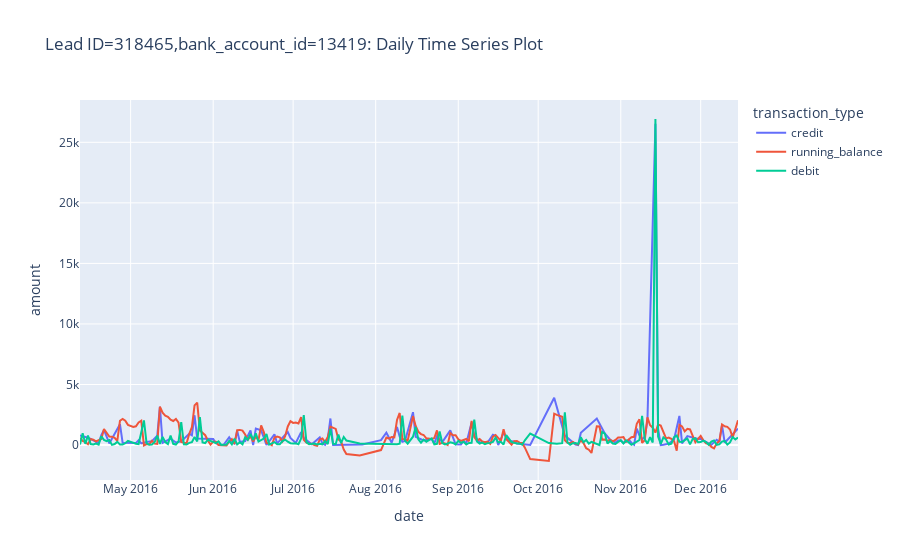

Notebook code for this chart:
### Markdown cell above
###### [ans] Creating an interactive plot to display the daily time series data.

### Code cell
username = 'rravishankar'
api_key = 'lLY6mbM1zktKBEQ3DGVo'

chart_studio.tools.set_credentials_file(username = username, api_key = api_key)

fig1 = px.line(df_final1, x="date", y="amount", color='transaction_type',\
              title="Lead ID=318465,bank_account_id=13419: Daily Time Series Plot")

py.plot(fig1,filename = 'TimeSeries_1',auto_open=False)
fig1.show()

### Figure 1 — Plotly figure (JSON) as saved in the notebook; plotly's stock layout.template omitted (floating-point values rounded to 4 significant figures; data arrays with more than 128 entries replaced by an {"elided": "..."} marker saying what was removed)
{"data": [{"hoverlabel": {"namelength": 0}, "hovertemplate": "transaction_type=credit<br>date=%{x}<br>amount=%{y}", "legendgroup": "credit", "line": {"color": "#636efa", "dash": "solid"}, "mode": "lines", "name": "credit", "showlegend": true, "type": "scatter", "x": ["2016-04-12", "2016-04-13", "2016-04-15", "2016-04-16", "2016-04-19", "2016-04-20", "2016-04-21", "2016-04-23", "2016-04-27", "2016-04-28", "2016-05-03", "2016-05-04", "2016-05-05", "2016-05-07", "2016-05-09", "2016-05-11", "2016-05-12", "2016-05-13", "2016-05-16", "2016-05-18", "2016-05-20", "2016-05-23", "2016-05-24", "2016-05-25", "2016-05-26", "2016-06-01", "2016-06-02", "2016-06-03", "2016-06-05", "2016-06-07", "2016-06-08", "2016-06-09", "2016-06-10", "2016-06-11", "2016-06-13", "2016-06-15", "2016-06-16", "2016-06-17", "2016-06-19", "2016-06-21", "2016-06-24", "2016-06-25", "2016-06-28", "2016-06-29", "2016-06-30", "2016-07-02", "2016-07-04", "2016-07-05", "2016-07-08", "2016-07-11", "2016-07-12", "2016-07-13", "2016-07-14", "2016-07-15", "2016-07-16", "2016-07-20", "2016-07-27", "2016-08-03", "2016-08-05", "2016-08-07", "2016-08-09", "2016-08-10", "2016-08-11", "2016-08-12", "2016-08-15", "2016-08-16", "2016-08-19", "2016-08-22", "2016-08-23", "2016-08-24", "2016-08-26", "2016-08-29", "2016-08-31", "2016-09-02", "2016-09-03", "2016-09-04", "2016-09-06", "2016-09-07", "2016-09-09", "2016-09-12", "2016-09-14", "2016-09-15", "2016-09-16", "2016-09-18", "2016-09-20", "2016-09-22", "2016-09-23", "2016-09-28", "2016-10-07", "2016-10-11", "2016-10-14", "2016-10-15", "2016-10-16", "2016-10-17", "2016-10-23", "2016-10-26", "2016-10-28", "2016-10-30", "2016-10-31", "2016-11-01", "2016-11-02", "2016-11-04", "2016-11-05", "2016-11-06", "2016-11-07", "2016-11-08", "2016-11-09", "2016-11-10", "2016-11-11", "2016-11-14", "2016-11-15", "2016-11-16", "2016-11-17", "2016-11-19", "2016-11-21", "2016-11-23", "2016-11-24", "2016-11-26", "2016-11-30", "2016-12-01", "2016-12-05", "2016-12-06", "2016-12-07", "2016-12-08", "2016-12-09", "2016-12-10", "2016-12-14", "2016-12-15"], "xaxis": "x", "y": [793.3, 737.3, 600, 501.5, 146.3, 819.3, 1246, 135, 1721.0, 195.1, 163, 403.3, 140, 250, 323.6, 762.3, 3167.0, 176.5, 535.2, 210.1, 306.5, 939.9, 798.6, 2463.0, 533.9, 500, 164.2, 33.9, 40, 648.9, 288.9, 125, 1182.0, 250, 326.5, 1198.0, 1.26, 1363.0, 1210.0, 6.58, 882.9, 135, 882.5, 1081.0, 582.5, 175, 1070.0, 582.5, 70.15, 635, 146.5, 20.88, 498, 2195.0, 1.32, 3.84, 52.08, 405.4, 1024.0, 194.5, 1500, 689.8, 275.9, 340.4, 2718.0, 680.3, 379.6, 500, 135, 737.7, 250, 1213.0, 57.55, 50, 340.4, 135, 1854.0, 776.5, 242.4, 211.1, 854.5, 751.9, 1.43, 1000, 336.4, 300, 135, 12.52, 3907.0, 778, 253, 36.96, 0.75, 1019.0, 2194.0, 957.9, 437.6, 204, 380.1, 400, 166, 426.8, 194.5, 34.04, 1359.0, 783.5, 479.0, 686.6, 2008.0, 26520.0, 1359.0, 1.36, 35, 115.4, 467.9, 2403.0, 135, 744.9, 500, 500, 25, 260, 440.4, 250, 1648.0, 194.5, 1156.0, 1359.0], "yaxis": "y"}, {"hoverlabel": {"namelength": 0}, "hovertemplate": "transaction_type=running_balance<br>date=%{x}<br>amount=%{y}", "legendgroup": "running_balance", "line": {"color": "#EF553B", "dash": "solid"}, "mode": "lines", "name": "running_balance", "showlegend": true, "type": "scatter", "x": {"elided": "224 str values"}, "xaxis": "x", "y": {"elided": "224 float values"}, "yaxis": "y"}, {"hoverlabel": {"namelength": 0}, "hovertemplate": "transaction_type=debit<br>date=%{x}<br>amount=%{y}", "legendgroup": "debit", "line": {"color": "#00cc96", "dash": "solid"}, "mode": "lines", "name": "debit", "showlegend": true, "type": "scatter", "x": {"elided": "215 str values"}, "xaxis": "x", "y": {"elided": "215 float values"}, "yaxis": "y"}], "layout": {"legend": {"title": {"text": "transaction_type"}, "tracegroupgap": 0}, "title": {"text": "Lead ID=318465,bank_account_id=13419: Daily Time Series Plot"}, "xaxis": {"anchor": "y", "domain": [0, 1], "title": {"text": "date"}}, "yaxis": {"anchor": "x", "domain": [0, 1], "title": {"text": "amount"}}}}
